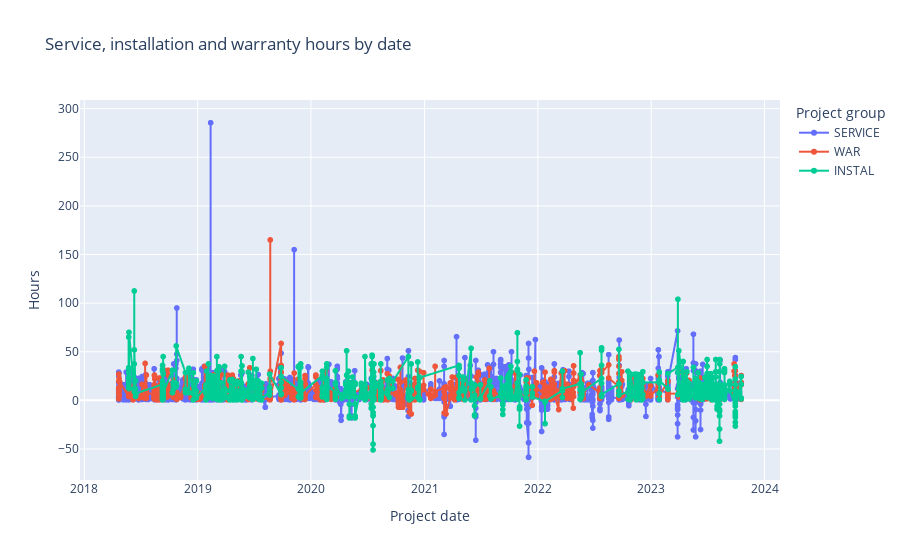

The code cell stored with this chart in its notebook:
### Code cell
# hours by timeline - per main project group (service, war and instal)

ser_ins_war_hours = hours_per_project[(hours_per_project['Project group'] == 'SERVICE') | 
                                      (hours_per_project['Project group'] == 'WAR') | 
                                      (hours_per_project['Project group'] == 'INSTAL')]

fig1b = px.line(
    ser_ins_war_hours.sort_values(by="Project date"),
    x = 'Project date',
    y = 'Hours',
    title= " Service, installation and warranty hours by date",
    markers="lines+markers",
    color = 'Project group'
)

fig1b.update_layout(hovermode='x unified')

fig1b.show()

folder_path = r'C:\Users\zluca\OneDrive\LAURA\Ironhack - data analyst\GitHub\Mid-bootcamp project\plots'
file_path = os.path.join(folder_path, 'ser-war-ins hours by order date.png')
pio.write_image(fig1b, file_path)

### Figure 1 — Plotly figure (JSON) as saved in the notebook; plotly's stock layout.template omitted (floating-point values rounded to 4 significant figures; data arrays with more than 128 entries replaced by an {"elided": "..."} marker saying what was removed)
{"data": [{"hovertemplate": "Project group=SERVICE<br>Project date=%{x}<br>Hours=%{y}<extra></extra>", "legendgroup": "SERVICE", "line": {"color": "#636efa", "dash": "solid"}, "marker": {"symbol": "circle"}, "mode": "markers+lines", "name": "SERVICE", "showlegend": true, "type": "scattergl", "x": {"elided": "2789 str values"}, "xaxis": "x", "y": {"elided": "2789 float values"}, "yaxis": "y"}, {"hovertemplate": "Project group=WAR<br>Project date=%{x}<br>Hours=%{y}<extra></extra>", "legendgroup": "WAR", "line": {"color": "#EF553B", "dash": "solid"}, "marker": {"symbol": "circle"}, "mode": "markers+lines", "name": "WAR", "showlegend": true, "type": "scattergl", "x": {"elided": "956 str values"}, "xaxis": "x", "y": {"elided": "956 float values"}, "yaxis": "y"}, {"hovertemplate": "Project group=INSTAL<br>Project date=%{x}<br>Hours=%{y}<extra></extra>", "legendgroup": "INSTAL", "line": {"color": "#00cc96", "dash": "solid"}, "marker": {"symbol": "circle"}, "mode": "markers+lines", "name": "INSTAL", "showlegend": true, "type": "scattergl", "x": {"elided": "946 str values"}, "xaxis": "x", "y": {"elided": "946 float values"}, "yaxis": "y"}], "layout": {"hovermode": "x unified", "legend": {"title": {"text": "Project group"}, "tracegroupgap": 0}, "title": {"text": " Service, installation and warranty hours by date"}, "xaxis": {"anchor": "y", "domain": [0, 1], "title": {"text": "Project date"}}, "yaxis": {"anchor": "x", "domain": [0, 1], "title": {"text": "Hours"}}}}
